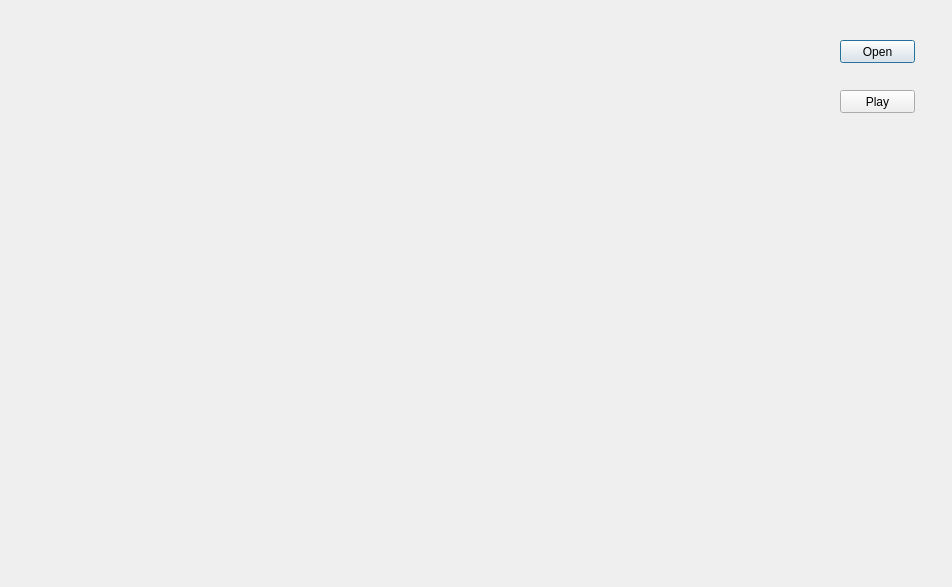
<?xml version="1.0" encoding="UTF-8"?>
<ui version="4.0">
 <class>Dialog</class>
 <widget class="QDialog" name="Dialog">
  <property name="geometry">
   <rect>
    <x>0</x>
    <y>0</y>
    <width>952</width>
    <height>587</height>
   </rect>
  </property>
  <property name="windowTitle">
   <string>QtPlayer</string>
  </property>
  <widget class="QPushButton" name="pushButtonOpen">
   <property name="geometry">
    <rect>
     <x>840</x>
     <y>40</y>
     <width>75</width>
     <height>23</height>
    </rect>
   </property>
   <property name="text">
    <string>Open</string>
   </property>
  </widget>
  <widget class="QPushButton" name="pushButtonPlay">
   <property name="geometry">
    <rect>
     <x>840</x>
     <y>90</y>
     <width>75</width>
     <height>23</height>
    </rect>
   </property>
   <property name="text">
    <string>Play</string>
   </property>
  </widget>
  <widget class="QWidget" name="horizontalLayoutWidget">
   <property name="geometry">
    <rect>
     <x>-1</x>
     <y>-1</y>
     <width>791</width>
     <height>581</height>
    </rect>
   </property>
   <layout class="QHBoxLayout" name="horizontalLayout"/>
  </widget>
 </widget>
 <layoutdefault spacing="6" margin="11"/>
 <resources/>
 <connections/>
</ui>
